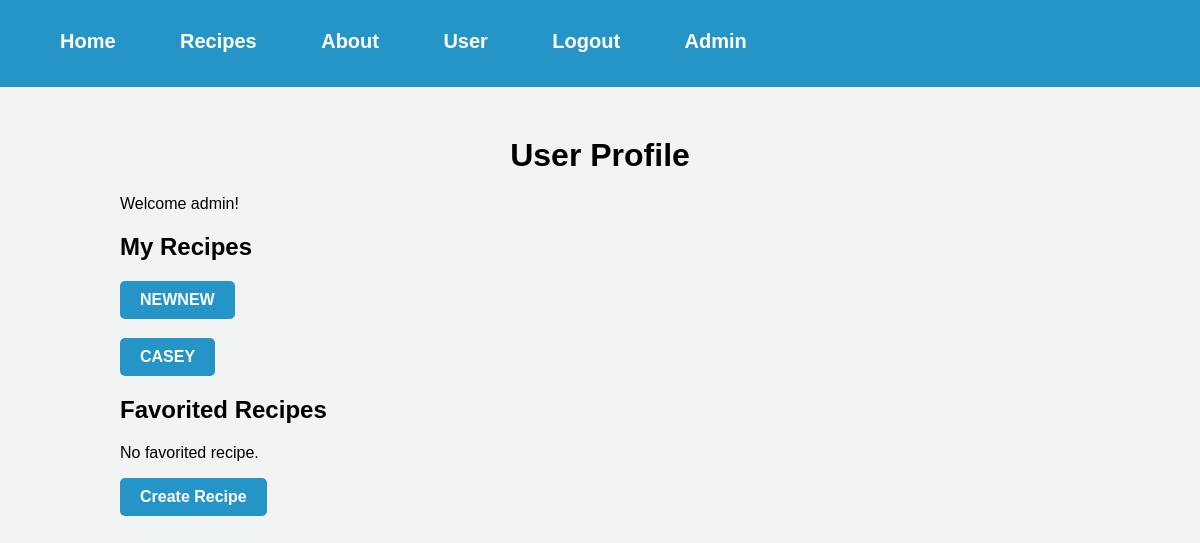
Page /user (signed in) on the earlier database version.
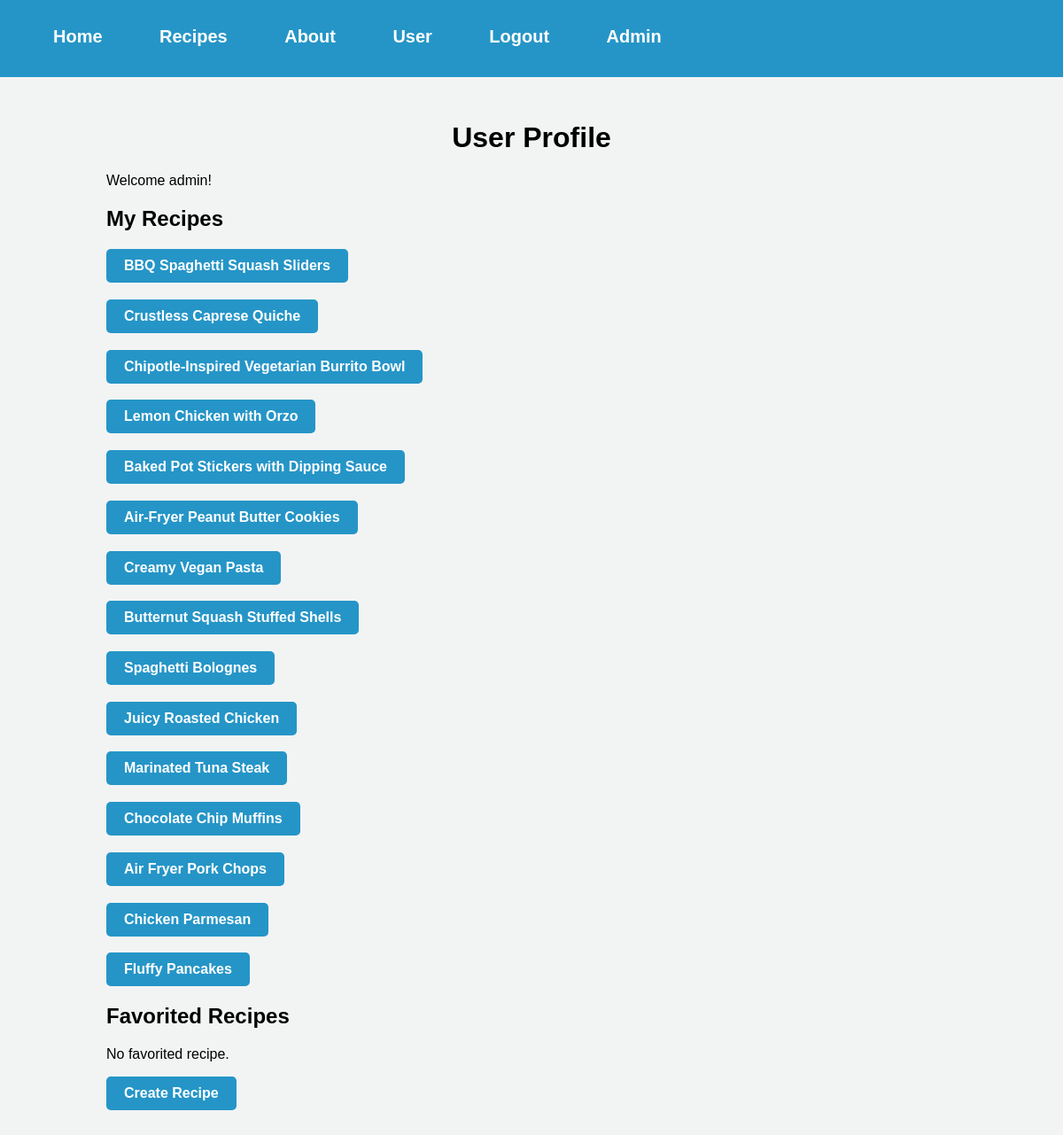
Same page on the later database version.
### website/models.py (models this page shows)
class Recipe(db.Model):
    id = db.Column(db.Integer, primary_key=True)
    user_id = db.Column(db.Integer, db.ForeignKey('user.id'), nullable=False)
    title = db.Column(db.String(128), nullable=False)
    description = db.Column(db.String(512), nullable=False)
    servings = db.Column(db.Integer, nullable=False)
    prep_time = db.Column(db.Integer, nullable=False)
    cook_time = db.Column(db.Integer, nullable=False)
    ingredients = db.relationship('Ingredient', backref='recipe', lazy=True, cascade='all, delete')
    instructions = db.relationship('Instruction', backref='recipe', lazy=True, cascade='all, delete')
    tags = db.relationship('Tags', backref='recipe', lazy=True, cascade='all, delete')
    comments = db.relationship('Comments', backref='recipe', lazy=True, cascade='all, delete-orphan')
    likes = db.Column(db.Integer, default=0)

### website/views.py (the view)
@views.route('/user', methods=['GET', 'POST'])
@login_required
def user():
    user = current_user
    user_recipes = Recipe.query.filter_by(user_id=user.id).all()
    return render_template("user.html", user=user, user_recipes=user_recipes)

### website/__init__.py (called while the page is built)
def create_app():
    app = Flask(__name__)
    app.config['SECRET_KEY'] = 'hjshjhdjah kjshkjdhjs'
    app.config['SQLALCHEMY_DATABASE_URI'] = f'sqlite:///{DB_NAME}'
    db.init_app(app)
    from .views import views
    from .auth import auth
    app.register_blueprint(views, url_prefix='/')
    app.register_blueprint(auth, url_prefix='/')
    from .models import User
    with app.app_context():
        db.create_all()
    login_manager = LoginManager()
    login_manager.login_view = 'auth.login'
    login_manager.init_app(app)
    @login_manager.user_loader
    def load_user(id):
        return User.query.get(int(id))
    return app

### website/templates/user.html (shortened to what this page needs)
{% extends "base.html" %}
{% block content %}
<link rel="stylesheet" type="text/css" href="{{ url_for('static', filename='user.css') }}">
<h1 align="center">User Profile</h1>
<div>
    <p>Welcome {{ user.first_name }}!</p>
    <h2>My Recipes</h2>
    {% for recipe in user_recipes %}
    <h3><a href="{{ url_for('views.recipe', recipe_id=recipe.id) }}">{{ recipe.title }}</a></h3>
    {% endfor %}
    <h2>Favorited Recipes</h2>
    {% if user.favorites %}
    <ul>
        {% for recipe in user.favorites %}
        <li><a href="{{ url_for('views.recipe', recipe_id=recipe.id) }}">{{ recipe.title }}</a></li>
        {% endfor %}
    </ul>
    {% else %}
    <p>No favorited recipe.</p>
    {% endif %}
</div>
<div>
    <a href="/createRecipe">Create Recipe</a>
</div>
{% endblock %}

Differences in the rows shown:
removed Recipe: title "NEWNEW"
removed Recipe: title "CASEY"
added Recipe: title "BBQ Spaghetti Squash Sliders"
added Recipe: title "Crustless Caprese Quiche"
now on this page (row edited): Recipe: title "Chipotle-Inspired Vegetarian Burrito Bowl"
now on this page (row edited): Recipe: title "Lemon Chicken with Orzo"
now on this page (row edited): Recipe: title "Baked Pot Stickers with Dipping Sauce"
added Recipe: title "Air-Fryer Peanut Butter Cookies"
added Recipe: title "Creamy Vegan Pasta"
added Recipe: title "Butternut Squash Stuffed Shells"
added Recipe: title "Spaghetti Bolognes"
added Recipe: title "Juicy Roasted Chicken"
added Recipe: title "Marinated Tuna Steak"
added Recipe: title "Chocolate Chip Muffins"
added Recipe: title "Air Fryer Pork Chops"
added Recipe: title "Chicken Parmesan"
added Recipe: title "Fluffy Pancakes"
